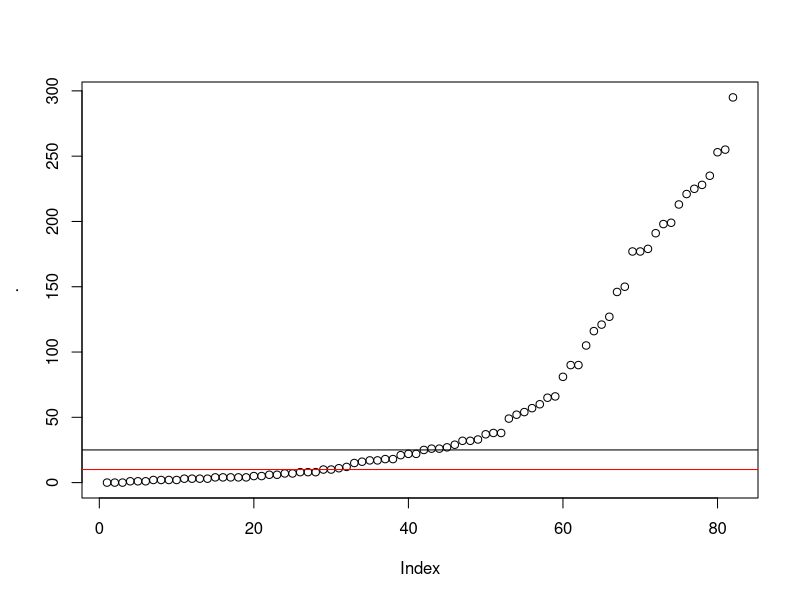
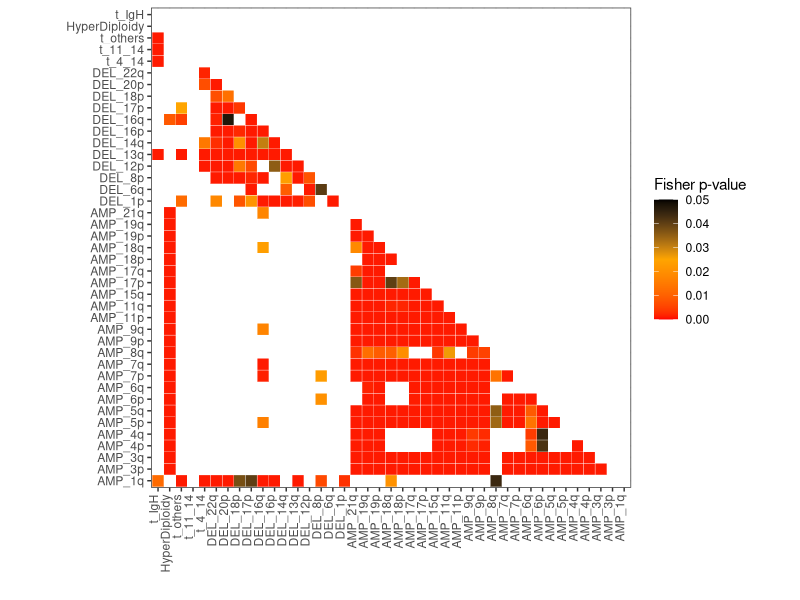
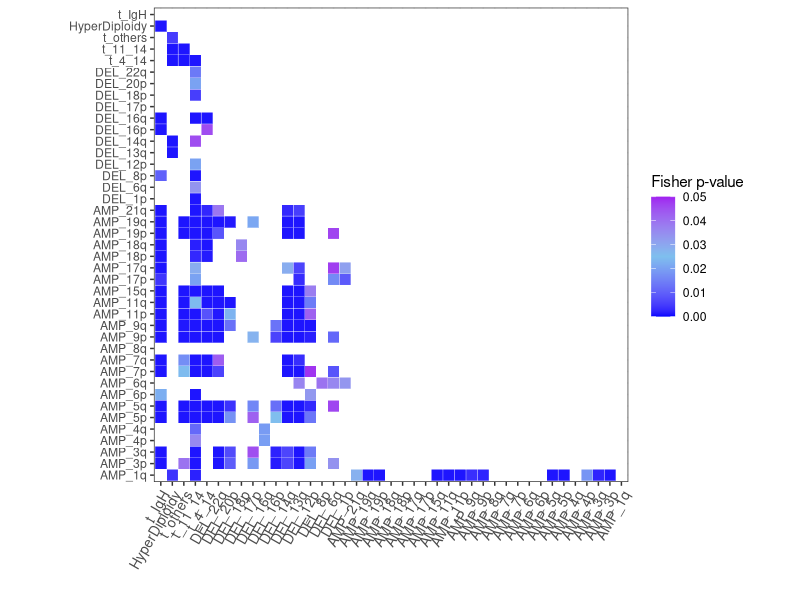

Generate these figures, in order, with R: (Note: this script raises an error after producing the figures.)
#####################  FISHER matrix SCRIPT ###########################

library(data.table)
library(tidyverse)

# import<-fread("D:/analisi_in_corso/risk_1q_13/complete_database_1q_13_181019.txt")
import<-fread("results/complete_database_BO_1q_13.txt")


# select only relevant variables to associate
names(import)
data<-import %>% select(contains("maj_broad"), contains("maj_focal"), contains("maj_call"), HyperDiploidy, matches("^t_"))

names(data)

data$t_others <- ifelse(data$t_14_16 == 1 | data$t_14_20==1 | data$t_6_14 == 1 ,1,0)
data$t_others %>% table

#____ KEEP ONLY UNIQUE/RELVANT CALLS____ 

# unique calls
data <- data %>% select( -c(AMP_maj_broad_chr_1q, 
                            AMP_maj_broad_chr_8q, 
                            DEL_maj_broad_chr_17p, 
                            DEL_maj_broad_chr_13q, 
                            DEL_maj_broad_chr_14q, 
                            DEL_maj_broad_chr_1p,
                            DEL_maj_broad_chr_16q, 
                            contains("maj_focal"),
                            t_14_16,
                            t_6_14,
                            t_14_20
))
names(data)

# relevant calls
data <- as.data.frame(data)
data %>% summarise_all(sum, na.rm =T) %>% as.numeric %>% sort %>% plot + abline(h = 25) + abline(h = 10, col="red")
data %>% summarise_all(sum, na.rm =T) %>% `>`(25) %>% as.vector -> rel

data <- data[rel]
names(data)
data %>% summarise_all(sum, na.rm =T) %>% `>`(25) %>% as.vector %>% table


#------------------ OPTIONAL: add group risk 1q & 13 ------------------------
MM_risk <- ifelse( data$AMP_maj_call_chr_1q == 1 & data$DEL_maj_call_chr_13q ==1, 1,
                   ifelse(data$AMP_maj_call_chr_1q == 1 | data$DEL_maj_call_chr_13q ==1, 2, 3) ) 

data$MM_risk_1 <- ifelse(MM_risk==1, 1,0)
data$MM_risk_2 <- ifelse(MM_risk==2, 1,0)
data$MM_risk_3 <- ifelse(MM_risk==3, 1,0)


# add the t_IgH info

data$t_IgH <- ifelse(data$t_11_14 == 1 | data$t_4_14 == 1 | data$t_others == 1, 1,0 )

table(data$t_IgH, data$HyperDiploidy)

# RESHAPE COLUMNS

names(data) <- names(data) %>% str_replace("maj_broad_chr_|maj_call_chr_","") 

#______ EXPLORATIVE > all variables ______
asd <- data %>% select(AMP_1q, AMP_3p:AMP_7q, AMP_8q, AMP_9p,AMP_9q, AMP_11p:AMP_21q, 
                       DEL_1p, DEL_6q:DEL_12p, DEL_13q, DEL_14q, DEL_16p, DEL_16q, DEL_17p, DEL_18p, DEL_20p, DEL_22q, 
                       t_4_14, t_11_14, t_others, 
                       HyperDiploidy, t_IgH, MM_risk_1:MM_risk_3)

#______ PAPER > no MMrisk groups ______

asd <- data %>% select(AMP_1q, AMP_3p:AMP_7q, AMP_8q, AMP_9p,AMP_9q, AMP_11p:AMP_21q, 
                       DEL_1p, DEL_6q:DEL_12p, DEL_13q, DEL_14q, DEL_16p, DEL_16q, DEL_17p, DEL_18p, DEL_20p, DEL_22q, 
                       t_4_14, t_11_14, t_others, 
                       HyperDiploidy, t_IgH)



# Fisher MATRIX
dataM <- as.matrix(asd)
rownames(dataM) <- rownames(import)
rownames(dataM)

sumsEvents <- apply(dataM, 2, sum, na.rm = TRUE)
sumsEvents

0.05*513
25/513

idxEvents <- which(sumsEvents >= 25)

dataMF <- dataM[,idxEvents]
apply(dataMF, 2, sum, na.rm = TRUE)

# table(dataMF[,1], dataMF[,3])
# f <- fisher.test(table(dataMF[,1], dataMF[,2]))
# c <- chisq.test(table(dataMF[,1], dataMF[,2]))
# 
# f$p.value
# c$p.value


i=1
j=3

mat <- matrix(data = NA, nrow= ncol(dataMF), ncol = ncol(dataMF), dimnames = list(colnames(dataMF),colnames(dataMF)))

for (i in 1:ncol(dataMF)){
  for(j in 1:ncol(dataMF)){
    f <- fisher.test(dataMF[,i], dataMF[,j], alternative = "greater")
    p <- f$p.value
    mat[i,j] <- p
  }
}


library(reshape2)

mat.UpTri<- mat
mat.UpTri[upper.tri(mat.UpTri, diag = T)] <- NA

mat.melt <- as.data.frame(melt(mat.UpTri))

mat.melt$logP <- log(mat.melt$value)

# create a thresholded version of p-value to handle the extremely significative values
mat.melt$pval.thresh <- mat.melt$value
mat.melt$pval.thresh[mat.melt$pval.thresh<0.001] <- 0.001

mat.melt$Var_fact <- mat.melt$Var1 %>% factor(levels=(mat.melt$Var1 %>% rev %>% unique))

ggplot(mat.melt, aes(mat.melt$Var_fact, mat.melt$Var2, fill=mat.melt$pval.thresh))+
  geom_tile(color="white")+
  scale_fill_gradient2(low="red", high="black", mid="orange", limits= c(0,0.05), midpoint = 0.025, space="Lab", name="Fisher p-value", na.value = "white")+
  theme_bw()+
  theme(axis.text.x=element_text(angle=90, vjust=0,hjust=1))+
  coord_fixed()+
  labs(x="", y="") 



#=============  fisher exclusive assocition (inverted test) =================

mat_inv <- matrix(data = NA, nrow= ncol(dataMF), ncol = ncol(dataMF), dimnames = list(colnames(dataMF),colnames(dataMF)))
for (i in 1:ncol(dataMF)){
  for(j in 1:ncol(dataMF)){
    f <- fisher.test(dataMF[,i], dataMF[,j], alternative = "less")
    p <- f$p.value
    mat_inv[i,j] <- p
  }
}

mat.UpTri_inv<- mat_inv
mat.UpTri_inv[upper.tri(mat.UpTri_inv, diag = T)] <- NA

mat.melt_inv <- as.data.frame(melt(mat.UpTri_inv))

mat.melt_inv$logP <- log(mat.melt_inv$value)

mat.melt_inv$pval.thresh <- mat.melt_inv$value
mat.melt_inv$pval.thresh[mat.melt_inv$pval.thresh<0.001] <- 0.001


mat.melt_inv$Var_fact <- mat.melt_inv$Var1 %>% factor(levels=(mat.melt_inv$Var1 %>% rev %>% unique))

ggplot(mat.melt_inv, aes(mat.melt_inv$Var_fact, mat.melt_inv$Var2, fill=mat.melt_inv$pval.thresh))+
  geom_tile(color="white")+
  scale_fill_gradient2(low="blue", high="purple", mid="skyblue2", limits= c(0,0.05), midpoint = 0.025, space="Lab", name="Fisher p-value", na.value = "white")+
  theme_bw()+
  theme(axis.text.x=element_text(angle=60, vjust=1, size=10, hjust=1))+
  coord_fixed()+
  labs(x="", y="")



###################### ADD FUNCTIONS to add another scale ######################

#' Allows to add another scale 
#' 
#' @param new_aes character with the aesthetic for which new scales will be 
#' created



new_scale <- function(new_aes) {
  structure(ggplot2::standardise_aes_names(new_aes), class = "new_aes")
}

#' Convenient functions
new_scale_fill <- function() {
  new_scale("fill")
}

new_scale_color <- function() {
  new_scale("colour")
}

new_scale_colour <- function() {
  new_scale("colour")
}

#' Special behaviour of the "+" for adding a `new_aes` object
#' It changes the name of the aesthethic for the previous layers, appending
#' "_new" to them. 
ggplot_add.new_aes <- function(object, plot, object_name) {
  plot$layers <- lapply(plot$layers, bump_aes, new_aes = object)
  plot$scales$scales <- lapply(plot$scales$scales, bump_aes, new_aes = object)
  plot$labels <- bump_aes(plot$labels, new_aes = object)
  plot
}

bump_aes <- function(layer, new_aes) {
  UseMethod("bump_aes")
}

bump_aes.Scale <- function(layer, new_aes) {
  old_aes <- layer$aesthetics[remove_new(layer$aesthetics) %in% new_aes]
  new_aes <- paste0(old_aes, "_new")
  
  layer$aesthetics[layer$aesthetics %in% old_aes] <- new_aes
  
  if (is.character(layer$guide)) {
    layer$guide <- match.fun(paste("guide_", layer$guide, sep = ""))()
  }
  layer$guide$available_aes[layer$guide$available_aes %in% old_aes] <- new_aes
  layer
}

bump_aes.Layer <- function(layer, new_aes) {
  original_aes <- new_aes
  
  old_aes <- names(layer$mapping)[remove_new(names(layer$mapping)) %in% new_aes]
  new_aes <- paste0(old_aes, "_new")
  
  old_geom <- layer$geom
  
  old_setup <- old_geom$handle_na
  new_setup <- function(self, data, params) {
    colnames(data)[colnames(data) %in% new_aes] <- original_aes
    old_setup(data, params)
  }
  
  new_geom <- ggplot2::ggproto(paste0("New", class(old_geom)[1]), old_geom,
                               handle_na = new_setup)
  
  new_geom$default_aes <- change_name(new_geom$default_aes, old_aes, new_aes)
  new_geom$non_missing_aes <- change_name(new_geom$non_missing_aes, old_aes, new_aes)
  new_geom$required_aes <- change_name(new_geom$required_aes, old_aes, new_aes)
  new_geom$optional_aes <- change_name(new_geom$optional_aes, old_aes, new_aes)
  
  layer$geom <- new_geom
  
  old_stat <- layer$stat
  
  old_setup2 <- old_stat$handle_na
  new_setup <- function(self, data, params) {
    colnames(data)[colnames(data) %in% new_aes] <- original_aes
    old_setup2(data, params)
  }
  
  new_stat <- ggplot2::ggproto(paste0("New", class(old_stat)[1]), old_stat,
                               handle_na = new_setup)
  
  new_stat$default_aes <- change_name(new_stat$default_aes, old_aes, new_aes)
  new_stat$non_missing_aes <- change_name(new_stat$non_missing_aes, old_aes, new_aes)
  new_stat$required_aes <- change_name(new_stat$required_aes, old_aes, new_aes)
  new_stat$optional_aes <- change_name(new_stat$optional_aes, old_aes, new_aes)
  
  layer$stat <- new_stat
  
  layer$mapping <- change_name(layer$mapping, old_aes, new_aes)
  layer
}

bump_aes.list <- function(layer, new_aes) {
  old_aes <-  names(layer)[remove_new(names(layer)) %in% new_aes]
  new_aes <- paste0(old_aes, "_new")
  
  names(layer)[names(layer) %in% old_aes] <- new_aes
  layer
}

change_name <- function(list, old, new) {
  UseMethod("change_name")
}

change_name.character <- function(list, old, new) {
  list[list %in% old] <- new
  list
}

change_name.default <- function(list, old, new) {
  nam <- names(list)
  nam[nam %in% old] <- new
  names(list) <- nam
  list
}

change_name.NULL <- function(list, old, new) {
  NULL
}

remove_new <- function(aes) {
  stringi::stri_replace_all(aes, "", regex = "(_new)*")
}




#===== JOINT PLOT ========

mat.melt$pval.thresh_inv <- mat.melt_inv$pval.thresh

ggplot(mat.melt, aes(Var_fact, Var2))+
  theme_bw()+
  
  geom_tile(color="white", aes(fill=pval.thresh), data= mat.melt[mat.melt$pval.thresh<0.05 | is.na(mat.melt$pval.thresh_inv),])+
  scale_fill_gradient2(low="red", high="black", mid="orange", limits= c(0,0.05), midpoint = 0.025, space="Lab", name="Fisher p-value", na.value = "white")+
  
  new_scale("fill") +
  
  geom_tile(color="white", aes(fill= pval.thresh_inv),  data = mat.melt[mat.melt$pval.thresh_inv <0.05 | is.na(mat.melt$pval.thresh_inv) ,])+
  scale_fill_gradient2(low="blue", high="purple", mid="skyblue2", limits= c(0,0.05), midpoint = 0.025, space="Lab", name="Fisher p-value", na.value = "white")+
  
  theme(axis.text.x=element_text(angle=60, vjust=1, size=10, hjust=1),
        panel.border = element_blank(),
        legend.position = c(0.9, 0.8))+
  coord_fixed()+
  labs(x="", y="")

dir.create("plots/fisher_plots/")

ggsave("plots/fisher_plots/fisher_matrix_BO.pdf", 
       dpi = 300, width = 10, height = 10, units = "in")
